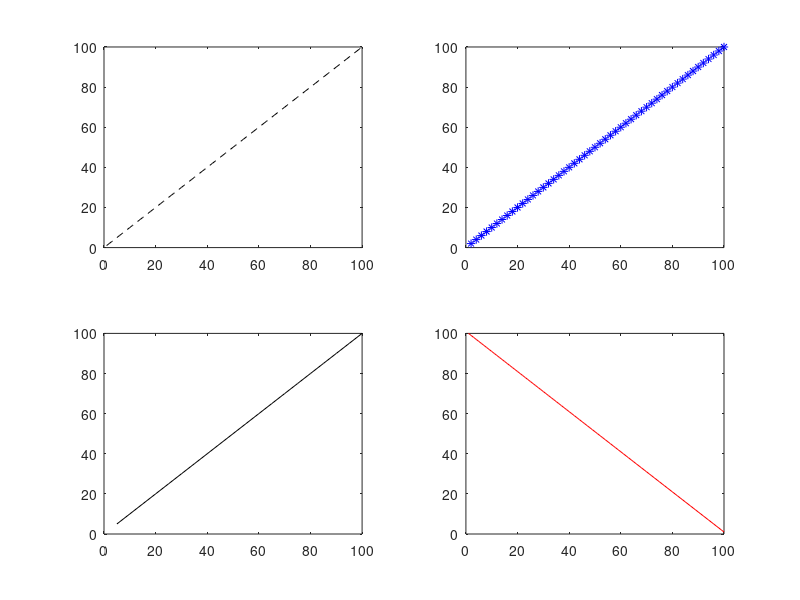

Reproduce this figure in MATLAB.
function multipleSubplots

subplot(2, 2, 1);
plot(1:100, 1:100, 'k--');
subplot(2, 2, 2);
plot(2:2:100, 2:2:100, 'b*');
subplot(2, 2, 3);
plot(100:-5:5, 100:-5:5, 'k');
subplot(2, 2, 4);
plot(1:100, 100:-1:1, 'r');
end